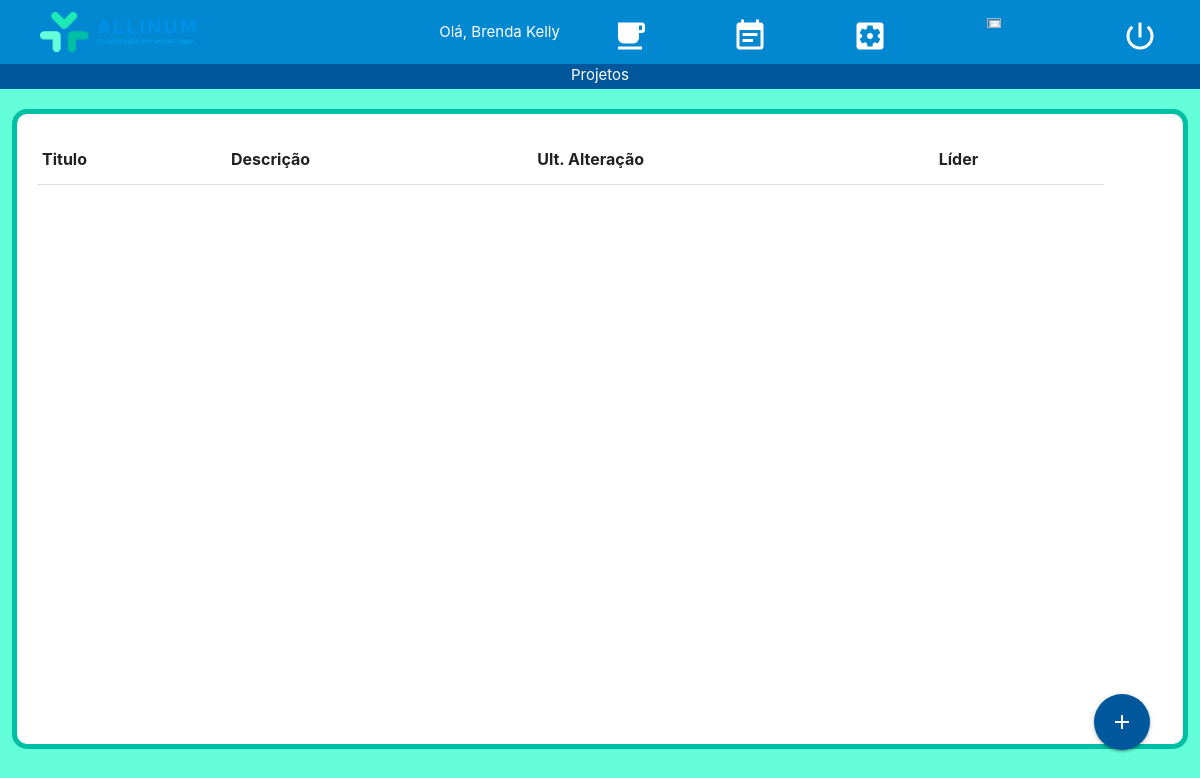
Page /projeto_lista/ (signed in) on the earlier database version.
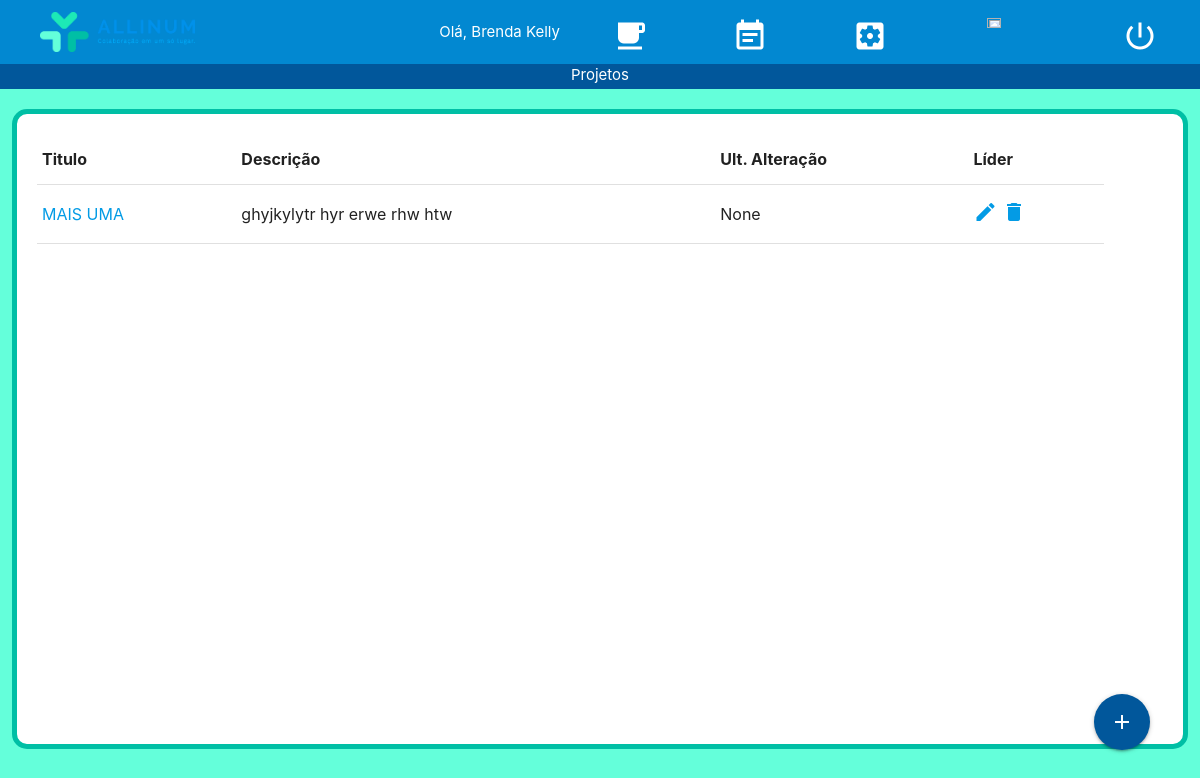
Same page on the later database version.
### usuarios/models.py (models this page shows)
class Projeto(models.Model):
    titulo = models.TextField(max_length=100, null=False)
    descricao = models.TextField(max_length=400, null=False)
    lider = models.ForeignKey(User, on_delete=models.CASCADE)
    membros = models.ManyToManyField(Membro)
    ult_alt = models.TextField(max_length=100, null=True)
    data_ult_alt = models.DateField(null=True)

### usuarios/views.py (the view)
# urls.py: url(r'^projeto_lista/$', projeto_lista, name='projeto_lista'),
@login_required
def projeto_lista(request, template_name="projeto_lista.html"):
    user = request.user
    if user.is_superuser:
        projetos = Projeto.objects.all()
    else:
        projetos = Projeto.objects.filter(membros__user_id=user.id)
    context = {"context": projetos}
    return render(request, template_name, context)

### templates/projeto_lista.html (shortened to what this page needs)
{% extends 'baseTemplate.html' %}
{% block titulo %}
    Projetos
{% endblock titulo %}
{% block conteudo %}
    <div class = "row" style="margin-top: 20px;">
        <div class = "col s11" style="margin-left:20px">
            <table {% if request.user.profile.tema == 'N' %} class="light-blue-text text-lighten-5" {% endif %}>
                <thead>
                    <tr>
                        <th> Titulo </th>
                        <th> Descrição </th>
                        <th> Ult. Alteração </th>
                        <th> Líder </th>
                    </tr>
                </thead>
                <tbody>
                {% for projeto in context %}
                    <tr>
                        <td> <a href="{% url 'visao_projeto' pk=projeto.pk %}"> {{ projeto.titulo }} </a> </td>
                        <td> {{ projeto.descricao }} </td>
                        <td> {{ projeto.ult_alt }} </td>
                        {% if projeto.lider == request.user or user.is_superuser %}
                        <td>
                            <a href="{% url 'projeto_editar' pk=projeto.pk %}">
                                <i class="material-icons">create</i>
                            </a>
                            <a href="{% url 'projeto_delete' pk=projeto.pk %}">
                                <i class="material-icons">delete</i>
                            </a>
                        </td>
                        {% endif %}
                    </tr>
                {% endfor %}
                </tbody>
            </table>
        </div>
    </div>
    <div style="position: absolute; bottom:50px; right: 50px;">
          <a class="btn-floating btn-large waves-effect waves-light light-blue darken-4" href = "{% url 'projeto_cadastro' %}"><i class="material-icons">add</i></a>
    </div>
{% endblock conteudo %}

Differences in the rows shown:
added Projeto: titulo "MAIS UMA", descricao "ghyjkylytr hyr erwe rhw htw", ult_alt "None"
